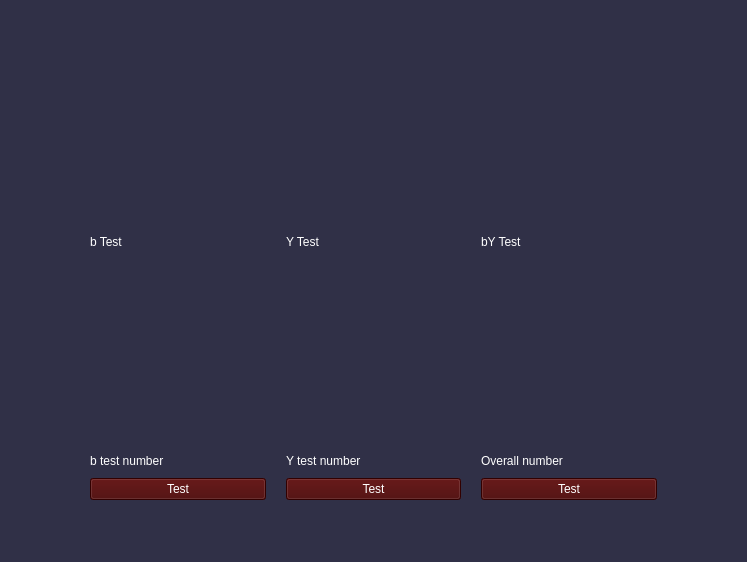
<?xml version="1.0" encoding="UTF-8"?>
<ui version="4.0">
 <class>MainWindow</class>
 <widget class="QMainWindow" name="MainWindow">
  <property name="geometry">
   <rect>
    <x>0</x>
    <y>0</y>
    <width>747</width>
    <height>562</height>
   </rect>
  </property>
  <property name="windowTitle">
   <string>MainWindow</string>
  </property>
  <property name="styleSheet">
   <string notr="true">background-color: rgb(48, 48, 71);
color: rgb(255, 255, 255);</string>
  </property>
  <widget class="QWidget" name="centralwidget">
   <layout class="QVBoxLayout" name="verticalLayout">
    <property name="leftMargin">
     <number>90</number>
    </property>
    <property name="topMargin">
     <number>40</number>
    </property>
    <property name="rightMargin">
     <number>90</number>
    </property>
    <property name="bottomMargin">
     <number>40</number>
    </property>
    <item>
     <layout class="QHBoxLayout" name="horizontalLayout">
      <item>
       <layout class="QGridLayout" name="gridLayout" rowstretch="30,0,0" columnstretch="0,0,0">
        <property name="bottomMargin">
         <number>0</number>
        </property>
        <property name="horizontalSpacing">
         <number>20</number>
        </property>
        <property name="verticalSpacing">
         <number>10</number>
        </property>
        <item row="0" column="0">
         <widget class="QLabel" name="label_3">
          <property name="styleSheet">
           <string notr="true">font: 24pt &quot;Symbol&quot;;
color: rgb(255, 255, 255);

text-align: center;
qproperty-alignment: 'AlignCenter';
</string>
          </property>
          <property name="text">
           <string>b Test</string>
          </property>
         </widget>
        </item>
        <item row="1" column="1">
         <widget class="QLabel" name="label">
          <property name="autoFillBackground">
           <bool>false</bool>
          </property>
          <property name="styleSheet">
           <string notr="true">
text-align: center;
qproperty-alignment: 'AlignCenter';
</string>
          </property>
          <property name="text">
           <string>Y test number</string>
          </property>
          <property name="scaledContents">
           <bool>false</bool>
          </property>
         </widget>
        </item>
        <item row="1" column="0">
         <widget class="QLabel" name="label_8">
          <property name="styleSheet">
           <string notr="true">
text-align: center;
qproperty-alignment: 'AlignCenter';
</string>
          </property>
          <property name="text">
           <string>b test number</string>
          </property>
         </widget>
        </item>
        <item row="1" column="2">
         <widget class="QLabel" name="label_9">
          <property name="styleSheet">
           <string notr="true">
text-align: center;
qproperty-alignment: 'AlignCenter';
</string>
          </property>
          <property name="text">
           <string>Overall number</string>
          </property>
         </widget>
        </item>
        <item row="0" column="2">
         <widget class="QLabel" name="label_2">
          <property name="styleSheet">
           <string notr="true">font: 24pt &quot;Symbol&quot;;
color: rgb(255, 255, 255);

text-align: center;
qproperty-alignment: 'AlignCenter';
</string>
          </property>
          <property name="text">
           <string>bY Test</string>
          </property>
         </widget>
        </item>
        <item row="2" column="0">
         <widget class="QPushButton" name="pushButton_3">
          <property name="styleSheet">
           <string notr="true">QPushButton {
	font: 18pt &quot;MS Shell Dlg 2&quot;;
	
	background-color: rgb(70, 0, 0);
}

QPushButton:hover{
	background-color: rgb(0, 0, 80);
}</string>
          </property>
          <property name="text">
           <string>Test</string>
          </property>
         </widget>
        </item>
        <item row="2" column="1">
         <widget class="QPushButton" name="pushButton">
          <property name="styleSheet">
           <string notr="true">QPushButton {
	font: 18pt &quot;MS Shell Dlg 2&quot;;
	
	background-color: rgb(70, 0, 0);
}

QPushButton:hover{
	background-color: rgb(0, 0, 80);
}</string>
          </property>
          <property name="text">
           <string>Test</string>
          </property>
         </widget>
        </item>
        <item row="2" column="2">
         <widget class="QPushButton" name="pushButton_2">
          <property name="styleSheet">
           <string notr="true">QPushButton {
	font: 18pt &quot;MS Shell Dlg 2&quot;;
	
	background-color: rgb(70, 0, 0);
}

QPushButton:hover{
	background-color: rgb(0, 0, 80);
}</string>
          </property>
          <property name="text">
           <string>Test</string>
          </property>
         </widget>
        </item>
        <item row="0" column="1">
         <widget class="QLabel" name="label_7">
          <property name="styleSheet">
           <string notr="true">font: 24pt &quot;Symbol&quot;;
color: rgb(255, 255, 255);

text-align: center;
qproperty-alignment: 'AlignCenter';
</string>
          </property>
          <property name="text">
           <string>Y Test</string>
          </property>
         </widget>
        </item>
       </layout>
      </item>
     </layout>
    </item>
   </layout>
  </widget>
  <widget class="QStatusBar" name="statusbar"/>
 </widget>
 <resources/>
 <connections/>
</ui>
